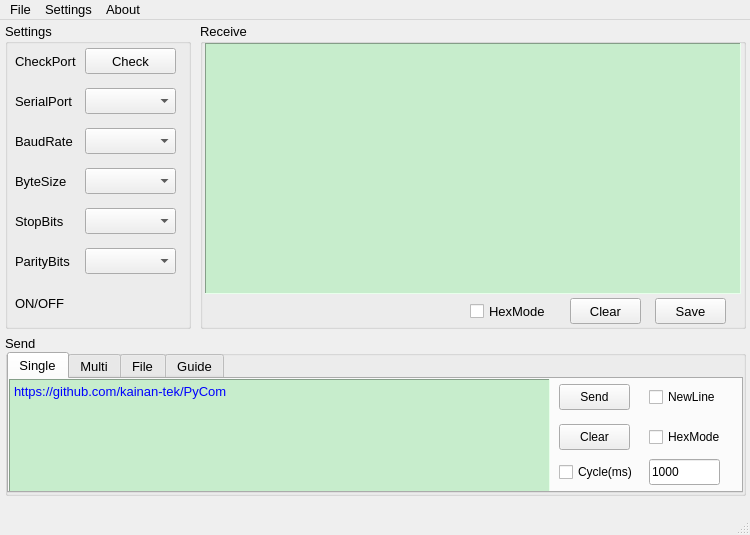
<?xml version="1.0" encoding="UTF-8"?>
<ui version="4.0">
 <class>MainWindow</class>
 <widget class="QMainWindow" name="MainWindow">
  <property name="geometry">
   <rect>
    <x>0</x>
    <y>0</y>
    <width>750</width>
    <height>535</height>
   </rect>
  </property>
  <property name="sizePolicy">
   <sizepolicy hsizetype="Preferred" vsizetype="Preferred">
    <horstretch>0</horstretch>
    <verstretch>0</verstretch>
   </sizepolicy>
  </property>
  <property name="minimumSize">
   <size>
    <width>750</width>
    <height>535</height>
   </size>
  </property>
  <property name="maximumSize">
   <size>
    <width>750</width>
    <height>535</height>
   </size>
  </property>
  <property name="font">
   <font>
    <pointsize>10</pointsize>
   </font>
  </property>
  <property name="windowTitle">
   <string>MainWindow</string>
  </property>
  <widget class="QWidget" name="centralwidget">
   <widget class="QGroupBox" name="groupBox">
    <property name="geometry">
     <rect>
      <x>5</x>
      <y>3</y>
      <width>186</width>
      <height>306</height>
     </rect>
    </property>
    <property name="font">
     <font>
      <pointsize>10</pointsize>
      <bold>false</bold>
     </font>
    </property>
    <property name="autoFillBackground">
     <bool>false</bool>
    </property>
    <property name="title">
     <string>Settings</string>
    </property>
    <property name="flat">
     <bool>false</bool>
    </property>
    <widget class="QComboBox" name="comboBox_SPort">
     <property name="geometry">
      <rect>
       <x>80</x>
       <y>65</y>
       <width>91</width>
       <height>26</height>
      </rect>
     </property>
    </widget>
    <widget class="QLabel" name="label">
     <property name="geometry">
      <rect>
       <x>10</x>
       <y>65</y>
       <width>66</width>
       <height>26</height>
      </rect>
     </property>
     <property name="font">
      <font>
       <pointsize>10</pointsize>
       <bold>false</bold>
      </font>
     </property>
     <property name="text">
      <string>SerialPort</string>
     </property>
    </widget>
    <widget class="QLabel" name="label_2">
     <property name="geometry">
      <rect>
       <x>10</x>
       <y>105</y>
       <width>66</width>
       <height>26</height>
      </rect>
     </property>
     <property name="font">
      <font>
       <pointsize>10</pointsize>
       <bold>false</bold>
      </font>
     </property>
     <property name="text">
      <string>BaudRate</string>
     </property>
    </widget>
    <widget class="QComboBox" name="comboBox_BRate">
     <property name="geometry">
      <rect>
       <x>80</x>
       <y>105</y>
       <width>91</width>
       <height>26</height>
      </rect>
     </property>
    </widget>
    <widget class="QComboBox" name="comboBox_BSize">
     <property name="geometry">
      <rect>
       <x>80</x>
       <y>145</y>
       <width>91</width>
       <height>26</height>
      </rect>
     </property>
    </widget>
    <widget class="QLabel" name="label_3">
     <property name="geometry">
      <rect>
       <x>10</x>
       <y>145</y>
       <width>66</width>
       <height>26</height>
      </rect>
     </property>
     <property name="font">
      <font>
       <pointsize>10</pointsize>
       <bold>false</bold>
      </font>
     </property>
     <property name="text">
      <string>ByteSize</string>
     </property>
    </widget>
    <widget class="QComboBox" name="comboBox_SBit">
     <property name="geometry">
      <rect>
       <x>80</x>
       <y>185</y>
       <width>91</width>
       <height>26</height>
      </rect>
     </property>
    </widget>
    <widget class="QLabel" name="label_4">
     <property name="geometry">
      <rect>
       <x>10</x>
       <y>185</y>
       <width>66</width>
       <height>26</height>
      </rect>
     </property>
     <property name="font">
      <font>
       <pointsize>10</pointsize>
       <bold>false</bold>
      </font>
     </property>
     <property name="text">
      <string>StopBits</string>
     </property>
    </widget>
    <widget class="QComboBox" name="comboBox_PBit">
     <property name="geometry">
      <rect>
       <x>80</x>
       <y>225</y>
       <width>91</width>
       <height>26</height>
      </rect>
     </property>
    </widget>
    <widget class="QLabel" name="label_5">
     <property name="geometry">
      <rect>
       <x>10</x>
       <y>225</y>
       <width>66</width>
       <height>26</height>
      </rect>
     </property>
     <property name="font">
      <font>
       <pointsize>10</pointsize>
       <bold>false</bold>
      </font>
     </property>
     <property name="text">
      <string>ParityBits </string>
     </property>
    </widget>
    <widget class="QLabel" name="label_7">
     <property name="geometry">
      <rect>
       <x>10</x>
       <y>25</y>
       <width>66</width>
       <height>26</height>
      </rect>
     </property>
     <property name="font">
      <font>
       <pointsize>10</pointsize>
       <bold>false</bold>
      </font>
     </property>
     <property name="text">
      <string>CheckPort</string>
     </property>
    </widget>
    <widget class="QPushButton" name="pushButton_Check">
     <property name="geometry">
      <rect>
       <x>80</x>
       <y>25</y>
       <width>91</width>
       <height>26</height>
      </rect>
     </property>
     <property name="mouseTracking">
      <bool>false</bool>
     </property>
     <property name="focusPolicy">
      <enum>Qt::FocusPolicy::StrongFocus</enum>
     </property>
     <property name="autoFillBackground">
      <bool>false</bool>
     </property>
     <property name="styleSheet">
      <string notr="true"/>
     </property>
     <property name="text">
      <string>Check</string>
     </property>
     <property name="autoDefault">
      <bool>true</bool>
     </property>
     <property name="default">
      <bool>false</bool>
     </property>
     <property name="flat">
      <bool>false</bool>
     </property>
    </widget>
    <widget class="QLabel" name="label_togglebt">
     <property name="geometry">
      <rect>
       <x>10</x>
       <y>265</y>
       <width>66</width>
       <height>30</height>
      </rect>
     </property>
     <property name="font">
      <font>
       <pointsize>10</pointsize>
       <bold>false</bold>
      </font>
     </property>
     <property name="text">
      <string>ON/OFF</string>
     </property>
    </widget>
   </widget>
   <widget class="QGroupBox" name="groupBox_2">
    <property name="geometry">
     <rect>
      <x>5</x>
      <y>315</y>
      <width>741</width>
      <height>161</height>
     </rect>
    </property>
    <property name="autoFillBackground">
     <bool>false</bool>
    </property>
    <property name="title">
     <string>Send</string>
    </property>
    <property name="flat">
     <bool>false</bool>
    </property>
    <widget class="QTabWidget" name="SendTab">
     <property name="geometry">
      <rect>
       <x>2</x>
       <y>17</y>
       <width>736</width>
       <height>141</height>
      </rect>
     </property>
     <property name="autoFillBackground">
      <bool>false</bool>
     </property>
     <property name="styleSheet">
      <string notr="true">alternate-background-color: rgb(241, 241, 241);</string>
     </property>
     <property name="currentIndex">
      <number>0</number>
     </property>
     <widget class="QWidget" name="single">
      <attribute name="title">
       <string>Single</string>
      </attribute>
      <widget class="QTextEdit" name="textEdit_sSend">
       <property name="geometry">
        <rect>
         <x>0</x>
         <y>0</y>
         <width>541</width>
         <height>115</height>
        </rect>
       </property>
       <property name="styleSheet">
        <string notr="true">background-color: rgb(199, 237, 204);</string>
       </property>
       <property name="frameShape">
        <enum>QFrame::Shape::Panel</enum>
       </property>
       <property name="frameShadow">
        <enum>QFrame::Shadow::Sunken</enum>
       </property>
       <property name="html">
        <string>&lt;!DOCTYPE HTML PUBLIC &quot;-//W3C//DTD HTML 4.0//EN&quot; &quot;http://www.w3.org/TR/REC-html40/strict.dtd&quot;&gt;
&lt;html&gt;&lt;head&gt;&lt;meta name=&quot;qrichtext&quot; content=&quot;1&quot; /&gt;&lt;meta charset=&quot;utf-8&quot; /&gt;&lt;style type=&quot;text/css&quot;&gt;
p, li { white-space: pre-wrap; }
hr { height: 1px; border-width: 0; }
li.unchecked::marker { content: &quot;\2610&quot;; }
li.checked::marker { content: &quot;\2612&quot;; }
&lt;/style&gt;&lt;/head&gt;&lt;body style=&quot; font-family:'Segoe UI'; font-size:9pt; font-weight:400; font-style:normal;&quot;&gt;
&lt;p style=&quot; margin-top:0px; margin-bottom:0px; margin-left:0px; margin-right:0px; -qt-block-indent:0; text-indent:0px;&quot;&gt;&lt;span style=&quot; font-family:'Microsoft YaHei UI'; font-size:10pt; color:#0000ff;&quot;&gt;https://github.com/kainan-tek/PyCom&lt;/span&gt;&lt;/p&gt;&lt;/body&gt;&lt;/html&gt;</string>
       </property>
       <property name="acceptRichText">
        <bool>false</bool>
       </property>
      </widget>
      <widget class="QCheckBox" name="checkBox_sCycle">
       <property name="geometry">
        <rect>
         <x>550</x>
         <y>80</y>
         <width>81</width>
         <height>26</height>
        </rect>
       </property>
       <property name="text">
        <string>Cycle(ms)</string>
       </property>
      </widget>
      <widget class="QLineEdit" name="lineEdit_sCycle">
       <property name="geometry">
        <rect>
         <x>640</x>
         <y>80</y>
         <width>71</width>
         <height>26</height>
        </rect>
       </property>
       <property name="styleSheet">
        <string notr="true"/>
       </property>
       <property name="text">
        <string>1000</string>
       </property>
      </widget>
      <widget class="QCheckBox" name="checkBox_sNewline">
       <property name="geometry">
        <rect>
         <x>640</x>
         <y>5</y>
         <width>81</width>
         <height>26</height>
        </rect>
       </property>
       <property name="text">
        <string>NewLine</string>
       </property>
      </widget>
      <widget class="QCheckBox" name="checkBox_sHexmode">
       <property name="geometry">
        <rect>
         <x>640</x>
         <y>45</y>
         <width>81</width>
         <height>26</height>
        </rect>
       </property>
       <property name="text">
        <string>HexMode</string>
       </property>
      </widget>
      <widget class="QPushButton" name="pushButton_sSend">
       <property name="geometry">
        <rect>
         <x>550</x>
         <y>5</y>
         <width>71</width>
         <height>26</height>
        </rect>
       </property>
       <property name="text">
        <string>Send</string>
       </property>
       <property name="autoDefault">
        <bool>true</bool>
       </property>
       <property name="default">
        <bool>false</bool>
       </property>
      </widget>
      <widget class="QPushButton" name="pushButton_sClear">
       <property name="geometry">
        <rect>
         <x>550</x>
         <y>45</y>
         <width>71</width>
         <height>26</height>
        </rect>
       </property>
       <property name="text">
        <string>Clear</string>
       </property>
       <property name="autoDefault">
        <bool>true</bool>
       </property>
       <property name="default">
        <bool>false</bool>
       </property>
      </widget>
     </widget>
     <widget class="QWidget" name="multi">
      <attribute name="title">
       <string>Multi</string>
      </attribute>
      <widget class="QCheckBox" name="checkBox_m1">
       <property name="geometry">
        <rect>
         <x>10</x>
         <y>6</y>
         <width>21</width>
         <height>26</height>
        </rect>
       </property>
       <property name="text">
        <string/>
       </property>
      </widget>
      <widget class="QLineEdit" name="lineEdit_m1">
       <property name="geometry">
        <rect>
         <x>30</x>
         <y>6</y>
         <width>211</width>
         <height>26</height>
        </rect>
       </property>
       <property name="autoFillBackground">
        <bool>false</bool>
       </property>
       <property name="styleSheet">
        <string notr="true"/>
       </property>
       <property name="frame">
        <bool>true</bool>
       </property>
      </widget>
      <widget class="QLineEdit" name="lineEdit_m2">
       <property name="geometry">
        <rect>
         <x>30</x>
         <y>43</y>
         <width>211</width>
         <height>26</height>
        </rect>
       </property>
       <property name="styleSheet">
        <string notr="true"/>
       </property>
      </widget>
      <widget class="QCheckBox" name="checkBox_m2">
       <property name="geometry">
        <rect>
         <x>10</x>
         <y>43</y>
         <width>21</width>
         <height>26</height>
        </rect>
       </property>
       <property name="text">
        <string/>
       </property>
      </widget>
      <widget class="QLineEdit" name="lineEdit_m3">
       <property name="geometry">
        <rect>
         <x>30</x>
         <y>80</y>
         <width>211</width>
         <height>26</height>
        </rect>
       </property>
       <property name="styleSheet">
        <string notr="true"/>
       </property>
       <property name="frame">
        <bool>true</bool>
       </property>
      </widget>
      <widget class="QCheckBox" name="checkBox_m3">
       <property name="geometry">
        <rect>
         <x>10</x>
         <y>80</y>
         <width>21</width>
         <height>26</height>
        </rect>
       </property>
       <property name="text">
        <string/>
       </property>
      </widget>
      <widget class="QPushButton" name="pushButton_m1">
       <property name="geometry">
        <rect>
         <x>250</x>
         <y>6</y>
         <width>41</width>
         <height>26</height>
        </rect>
       </property>
       <property name="autoFillBackground">
        <bool>false</bool>
       </property>
       <property name="text">
        <string>1</string>
       </property>
       <property name="autoDefault">
        <bool>true</bool>
       </property>
      </widget>
      <widget class="QPushButton" name="pushButton_m2">
       <property name="geometry">
        <rect>
         <x>250</x>
         <y>43</y>
         <width>41</width>
         <height>26</height>
        </rect>
       </property>
       <property name="text">
        <string>2</string>
       </property>
       <property name="autoDefault">
        <bool>true</bool>
       </property>
      </widget>
      <widget class="QPushButton" name="pushButton_m3">
       <property name="geometry">
        <rect>
         <x>250</x>
         <y>80</y>
         <width>41</width>
         <height>26</height>
        </rect>
       </property>
       <property name="text">
        <string>3</string>
       </property>
       <property name="autoDefault">
        <bool>true</bool>
       </property>
      </widget>
      <widget class="QPushButton" name="pushButton_m4">
       <property name="geometry">
        <rect>
         <x>560</x>
         <y>6</y>
         <width>41</width>
         <height>26</height>
        </rect>
       </property>
       <property name="text">
        <string>4</string>
       </property>
       <property name="autoDefault">
        <bool>true</bool>
       </property>
      </widget>
      <widget class="QCheckBox" name="checkBox_m5">
       <property name="geometry">
        <rect>
         <x>320</x>
         <y>43</y>
         <width>21</width>
         <height>26</height>
        </rect>
       </property>
       <property name="text">
        <string/>
       </property>
      </widget>
      <widget class="QPushButton" name="pushButton_m5">
       <property name="geometry">
        <rect>
         <x>560</x>
         <y>43</y>
         <width>41</width>
         <height>26</height>
        </rect>
       </property>
       <property name="text">
        <string>5</string>
       </property>
       <property name="autoDefault">
        <bool>true</bool>
       </property>
      </widget>
      <widget class="QPushButton" name="pushButton_m6">
       <property name="geometry">
        <rect>
         <x>560</x>
         <y>80</y>
         <width>41</width>
         <height>26</height>
        </rect>
       </property>
       <property name="text">
        <string>6</string>
       </property>
       <property name="autoDefault">
        <bool>true</bool>
       </property>
      </widget>
      <widget class="QCheckBox" name="checkBox_m6">
       <property name="geometry">
        <rect>
         <x>320</x>
         <y>80</y>
         <width>21</width>
         <height>26</height>
        </rect>
       </property>
       <property name="text">
        <string/>
       </property>
      </widget>
      <widget class="QCheckBox" name="checkBox_m4">
       <property name="geometry">
        <rect>
         <x>320</x>
         <y>6</y>
         <width>21</width>
         <height>26</height>
        </rect>
       </property>
       <property name="text">
        <string/>
       </property>
      </widget>
      <widget class="QLineEdit" name="lineEdit_m6">
       <property name="geometry">
        <rect>
         <x>340</x>
         <y>80</y>
         <width>211</width>
         <height>26</height>
        </rect>
       </property>
       <property name="styleSheet">
        <string notr="true"/>
       </property>
      </widget>
      <widget class="QLineEdit" name="lineEdit_m4">
       <property name="geometry">
        <rect>
         <x>340</x>
         <y>6</y>
         <width>211</width>
         <height>26</height>
        </rect>
       </property>
       <property name="styleSheet">
        <string notr="true"/>
       </property>
      </widget>
      <widget class="QLineEdit" name="lineEdit_m5">
       <property name="geometry">
        <rect>
         <x>340</x>
         <y>43</y>
         <width>211</width>
         <height>26</height>
        </rect>
       </property>
       <property name="styleSheet">
        <string notr="true"/>
       </property>
      </widget>
      <widget class="QCheckBox" name="checkBox_mNewLine">
       <property name="geometry">
        <rect>
         <x>630</x>
         <y>0</y>
         <width>91</width>
         <height>26</height>
        </rect>
       </property>
       <property name="text">
        <string>NewLine</string>
       </property>
      </widget>
      <widget class="QCheckBox" name="checkBox_mHexMode">
       <property name="geometry">
        <rect>
         <x>630</x>
         <y>30</y>
         <width>91</width>
         <height>26</height>
        </rect>
       </property>
       <property name="text">
        <string>HexMode</string>
       </property>
      </widget>
      <widget class="QLineEdit" name="lineEdit_mCycle">
       <property name="geometry">
        <rect>
         <x>630</x>
         <y>82</y>
         <width>81</width>
         <height>21</height>
        </rect>
       </property>
       <property name="text">
        <string>1000</string>
       </property>
      </widget>
      <widget class="QCheckBox" name="checkBox_mCycle">
       <property name="geometry">
        <rect>
         <x>630</x>
         <y>60</y>
         <width>91</width>
         <height>21</height>
        </rect>
       </property>
       <property name="text">
        <string>Cycle(ms)</string>
       </property>
      </widget>
     </widget>
     <widget class="QWidget" name="file">
      <attribute name="title">
       <string>File</string>
      </attribute>
      <widget class="QLineEdit" name="lineEdit_fFile">
       <property name="geometry">
        <rect>
         <x>50</x>
         <y>20</y>
         <width>401</width>
         <height>31</height>
        </rect>
       </property>
       <property name="styleSheet">
        <string notr="true"/>
       </property>
      </widget>
      <widget class="QLabel" name="label_6">
       <property name="geometry">
        <rect>
         <x>10</x>
         <y>20</y>
         <width>36</width>
         <height>31</height>
        </rect>
       </property>
       <property name="text">
        <string> File:</string>
       </property>
      </widget>
      <widget class="QPushButton" name="pushButton_fSelect">
       <property name="geometry">
        <rect>
         <x>460</x>
         <y>20</y>
         <width>61</width>
         <height>31</height>
        </rect>
       </property>
       <property name="styleSheet">
        <string notr="true"/>
       </property>
       <property name="text">
        <string>Select</string>
       </property>
       <property name="autoDefault">
        <bool>true</bool>
       </property>
      </widget>
      <widget class="QPushButton" name="pushButton_fSend">
       <property name="geometry">
        <rect>
         <x>530</x>
         <y>20</y>
         <width>61</width>
         <height>31</height>
        </rect>
       </property>
       <property name="styleSheet">
        <string notr="true"/>
       </property>
       <property name="text">
        <string>Send</string>
       </property>
       <property name="autoDefault">
        <bool>true</bool>
       </property>
      </widget>
      <widget class="QLabel" name="label_8">
       <property name="geometry">
        <rect>
         <x>50</x>
         <y>70</y>
         <width>351</width>
         <height>21</height>
        </rect>
       </property>
       <property name="text">
        <string>support: 1. txt file   2. customized json file</string>
       </property>
      </widget>
     </widget>
     <widget class="QWidget" name="guide">
      <attribute name="title">
       <string>Guide</string>
      </attribute>
      <widget class="QPlainTextEdit" name="plainTextEdit_Guide">
       <property name="geometry">
        <rect>
         <x>0</x>
         <y>0</y>
         <width>731</width>
         <height>114</height>
        </rect>
       </property>
       <property name="font">
        <font>
         <pointsize>10</pointsize>
        </font>
       </property>
       <property name="styleSheet">
        <string notr="true">background-color: rgb(231,234,237);</string>
       </property>
       <property name="frameShape">
        <enum>QFrame::Shape::StyledPanel</enum>
       </property>
       <property name="frameShadow">
        <enum>QFrame::Shadow::Plain</enum>
       </property>
       <property name="readOnly">
        <bool>true</bool>
       </property>
      </widget>
     </widget>
    </widget>
   </widget>
   <widget class="QGroupBox" name="groupBox_3">
    <property name="geometry">
     <rect>
      <x>200</x>
      <y>3</y>
      <width>546</width>
      <height>306</height>
     </rect>
    </property>
    <property name="autoFillBackground">
     <bool>false</bool>
    </property>
    <property name="title">
     <string>Receive</string>
    </property>
    <property name="flat">
     <bool>false</bool>
    </property>
    <widget class="QTextEdit" name="textEdit_Receive">
     <property name="geometry">
      <rect>
       <x>5</x>
       <y>20</y>
       <width>536</width>
       <height>251</height>
      </rect>
     </property>
     <property name="styleSheet">
      <string notr="true">background-color: rgb(199, 237, 204);</string>
     </property>
     <property name="frameShape">
      <enum>QFrame::Shape::Panel</enum>
     </property>
     <property name="frameShadow">
      <enum>QFrame::Shadow::Sunken</enum>
     </property>
     <property name="lineWidth">
      <number>1</number>
     </property>
     <property name="readOnly">
      <bool>true</bool>
     </property>
    </widget>
    <widget class="QCheckBox" name="checkBox_RHexmode">
     <property name="geometry">
      <rect>
       <x>270</x>
       <y>275</y>
       <width>85</width>
       <height>26</height>
      </rect>
     </property>
     <property name="text">
      <string>HexMode</string>
     </property>
    </widget>
    <widget class="QPushButton" name="pushButton_RClear">
     <property name="geometry">
      <rect>
       <x>370</x>
       <y>275</y>
       <width>71</width>
       <height>26</height>
      </rect>
     </property>
     <property name="mouseTracking">
      <bool>false</bool>
     </property>
     <property name="text">
      <string>Clear</string>
     </property>
     <property name="autoDefault">
      <bool>true</bool>
     </property>
     <property name="default">
      <bool>false</bool>
     </property>
    </widget>
    <widget class="QPushButton" name="pushButton_RSave">
     <property name="geometry">
      <rect>
       <x>455</x>
       <y>275</y>
       <width>71</width>
       <height>26</height>
      </rect>
     </property>
     <property name="mouseTracking">
      <bool>false</bool>
     </property>
     <property name="text">
      <string>Save</string>
     </property>
     <property name="autoDefault">
      <bool>true</bool>
     </property>
     <property name="default">
      <bool>false</bool>
     </property>
    </widget>
   </widget>
  </widget>
  <widget class="QMenuBar" name="menubar">
   <property name="geometry">
    <rect>
     <x>0</x>
     <y>0</y>
     <width>750</width>
     <height>33</height>
    </rect>
   </property>
   <property name="font">
    <font>
     <pointsize>10</pointsize>
    </font>
   </property>
   <widget class="QMenu" name="menuFile">
    <property name="font">
     <font>
      <pointsize>10</pointsize>
     </font>
    </property>
    <property name="title">
     <string>File</string>
    </property>
    <addaction name="actionOpen_File"/>
    <addaction name="separator"/>
    <addaction name="actionExit"/>
   </widget>
   <widget class="QMenu" name="menuAbout">
    <property name="font">
     <font>
      <pointsize>10</pointsize>
      <bold>false</bold>
     </font>
    </property>
    <property name="title">
     <string>About</string>
    </property>
    <addaction name="actionAbout"/>
   </widget>
   <widget class="QMenu" name="menuSetting">
    <property name="font">
     <font>
      <pointsize>10</pointsize>
     </font>
    </property>
    <property name="title">
     <string>Settings</string>
    </property>
    <widget class="QMenu" name="menuEncoding_Type">
     <property name="font">
      <font>
       <pointsize>9</pointsize>
       <bold>false</bold>
      </font>
     </property>
     <property name="title">
      <string>Encoding Set</string>
     </property>
     <addaction name="actionASCII"/>
     <addaction name="separator"/>
     <addaction name="actionUTF_8"/>
     <addaction name="separator"/>
     <addaction name="actionGBK_GB2312"/>
    </widget>
    <addaction name="menuEncoding_Type"/>
   </widget>
   <addaction name="menuFile"/>
   <addaction name="menuSetting"/>
   <addaction name="menuAbout"/>
  </widget>
  <widget class="QStatusBar" name="statusbar"/>
  <action name="actionAbout">
   <property name="text">
    <string>About</string>
   </property>
  </action>
  <action name="actionExit">
   <property name="text">
    <string>Exit</string>
   </property>
  </action>
  <action name="actionOpen_File">
   <property name="text">
    <string>Open File</string>
   </property>
  </action>
  <action name="actionUTF_8">
   <property name="checkable">
    <bool>true</bool>
   </property>
   <property name="checked">
    <bool>true</bool>
   </property>
   <property name="text">
    <string>UTF-8</string>
   </property>
  </action>
  <action name="actionASCII">
   <property name="checkable">
    <bool>true</bool>
   </property>
   <property name="text">
    <string>ASCII</string>
   </property>
  </action>
  <action name="actionGBK_GB2312">
   <property name="checkable">
    <bool>true</bool>
   </property>
   <property name="checked">
    <bool>false</bool>
   </property>
   <property name="text">
    <string>GBK/GB2312</string>
   </property>
  </action>
 </widget>
 <resources>
  <include location="../resrc/resource.qrc"/>
 </resources>
 <connections/>
</ui>
